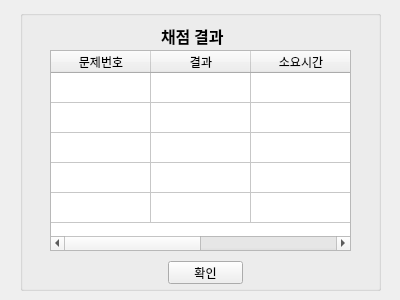
<?xml version="1.0" encoding="UTF-8"?>
<ui version="4.0">
 <class>Form</class>
 <widget class="QWidget" name="Form">
  <property name="geometry">
   <rect>
    <x>0</x>
    <y>0</y>
    <width>400</width>
    <height>300</height>
   </rect>
  </property>
  <property name="windowTitle">
   <string>Form</string>
  </property>
  <widget class="QGroupBox" name="gb_marking">
   <property name="geometry">
    <rect>
     <x>20</x>
     <y>10</y>
     <width>361</width>
     <height>281</height>
    </rect>
   </property>
   <property name="styleSheet">
    <string notr="true"/>
   </property>
   <property name="title">
    <string/>
   </property>
   <widget class="QLabel" name="label">
    <property name="geometry">
     <rect>
      <x>141</x>
      <y>16</y>
      <width>81</width>
      <height>20</height>
     </rect>
    </property>
    <property name="font">
     <font>
      <family>Alef</family>
      <pointsize>12</pointsize>
      <weight>75</weight>
      <bold>true</bold>
     </font>
    </property>
    <property name="text">
     <string>채점 결과</string>
    </property>
   </widget>
   <widget class="QPushButton" name="btn_ok">
    <property name="geometry">
     <rect>
      <x>148</x>
      <y>251</y>
      <width>75</width>
      <height>23</height>
     </rect>
    </property>
    <property name="styleSheet">
     <string notr="true"/>
    </property>
    <property name="text">
     <string>확인</string>
    </property>
   </widget>
   <widget class="QTableWidget" name="tw_marking">
    <property name="geometry">
     <rect>
      <x>30</x>
      <y>40</y>
      <width>301</width>
      <height>201</height>
     </rect>
    </property>
    <property name="editTriggers">
     <set>QAbstractItemView::NoEditTriggers</set>
    </property>
    <property name="selectionMode">
     <enum>QAbstractItemView::NoSelection</enum>
    </property>
    <property name="selectionBehavior">
     <enum>QAbstractItemView::SelectRows</enum>
    </property>
    <attribute name="verticalHeaderVisible">
     <bool>false</bool>
    </attribute>
    <row>
     <property name="text">
      <string>New Row</string>
     </property>
    </row>
    <row>
     <property name="text">
      <string>New Row</string>
     </property>
    </row>
    <row>
     <property name="text">
      <string>New Row</string>
     </property>
    </row>
    <row>
     <property name="text">
      <string>New Row</string>
     </property>
    </row>
    <row>
     <property name="text">
      <string>New Row</string>
     </property>
    </row>
    <column>
     <property name="text">
      <string>문제번호</string>
     </property>
    </column>
    <column>
     <property name="text">
      <string>결과</string>
     </property>
    </column>
    <column>
     <property name="text">
      <string>소요시간</string>
     </property>
    </column>
    <column>
     <property name="text">
      <string/>
     </property>
    </column>
   </widget>
  </widget>
 </widget>
 <resources/>
 <connections/>
</ui>
